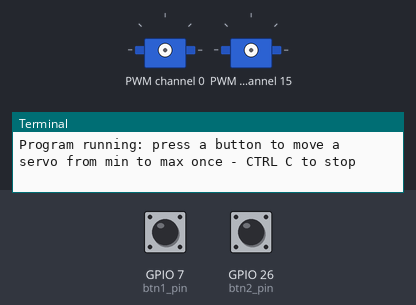
A program run on a simulated Raspberry Pi (BCM pin numbers). Shown: 2 × servo, the last lines printed to the terminal. Inputs (shaded band) come from the test bench; at power-on: GPIO 7 (btn1_pin) HIGH, GPIO 26 (btn2_pin) HIGH. Servo angles are drawn from the pulse width (0.5 ms = 0°, 2.5 ms = 180°).

Above: at 1.2 s.
1.3 s: GPIO 7 (btn1_pin) pulled LOW for 3.2 s
At 7.0 s:
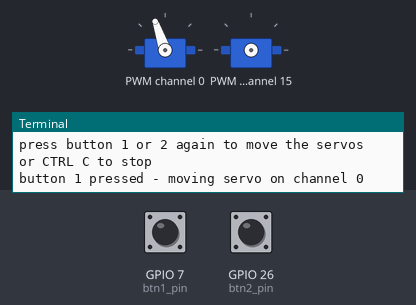
7.5 s: GPIO 26 (btn2_pin) pulled LOW for 0.15 s
At 10.3 s:
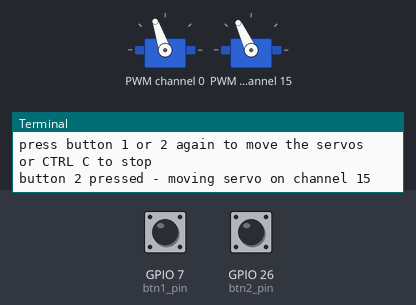
10.6 s: GPIO 7 (btn1_pin) pulled LOW for 0.15 s
At 11.1 s:
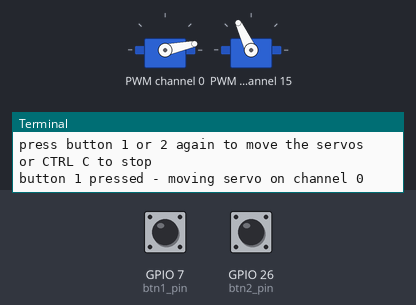
13.7 s: GPIO 7 (btn1_pin) pulled LOW for 1 s
At 16.3 s:
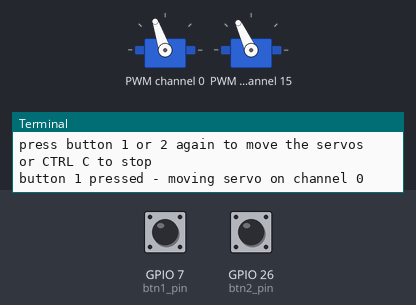
17.2 s: GPIO 26 (btn2_pin) pulled LOW for 1 s
At 18.6 s:
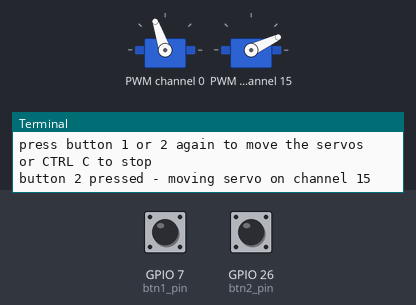
Timing chart, 0 to 20.7 s (numbered marks = the images above; inputs shaded):
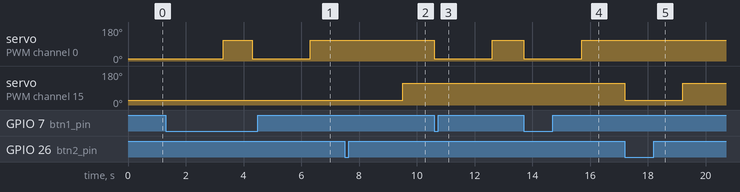

The program:

I2C_2servo_btn.py
```python
#!/usr/bin/python

# RPi PCB version of I2C_2servo_btn.py - servo control using a PCA9685 I2C controller
# moves servos on channels 0 and 15 from min to max position whenever each button is pressed
#
# command:  python3 ./RPi_maker_PCB5/motor_control/servo_motors/I2C_2servo_btn.py
#

import time               # this imports the module to allow various time functions to be used
import RPi.GPIO as GPIO   # this imports the module to allow the GPIO pins to be easily utilised
GPIO.setwarnings(False)

import Adafruit_PCA9685   # this imports a library that interfaces with the I2C servo control board (PCA9685)
                          #   and provides a set of PWM (pulse width modulation) functions the board can supply
# use i2cdetect -y 1 to check what is connected

# This code sets the RPi to use the BCM (Broadcom) pin numbers which is usually the default but is positively set here
GPIO.setmode(GPIO.BCM)

btn1_pin = 7   # this is the GPIO pin that one side of the tactile button 1 is connected to

btn2_pin = 26  # this is the GPIO pin that one side of the tactile button 2 is connected to

GPIO.setup(btn1_pin, GPIO.IN, pull_up_down=GPIO.PUD_UP)
# this is a special setting that indicates when a pin changes from LOW to HIGH ie when the button is pressed
GPIO.setup(btn2_pin, GPIO.IN, pull_up_down=GPIO.PUD_UP)
# this is a special setting that indicates when a pin changes from LOW to HIGH ie when the button is pressed

# this is a function to indicate when either button 1 or 2 is pressed
def btn_pressed(btnpin1, btnpin2):
    # if either button is pressed its GPIO.input will report FALSE
    if not GPIO.input(btnpin1):
        #print("button 1 pressed") # remove the # in front of the print to uncomment this debug output
        return 1
    if not GPIO.input(btnpin2):
        #print("button 2 pressed") # remove the # in front of the print to uncomment this debug output
        return 2

# Initialise the servo control board assuming it has its
#  default address hex 40 (0x40) and is the only device on the bus
#  this can be checked by running "sudo i2cdetect -y 1"
#  for all recent RPi models the port# is 1 in the above 'detect' command - but for pre-Oct'12 models it is 0
pwm = Adafruit_PCA9685.PCA9685()

# If for some reason the I2C device set up is not the default then use the following:
#    pwm = Adafruit_PCA9685.PCA9685(address=0x??, busnum=?)


pwm.set_pwm_freq(50)   # set the PWM frequency to 50Hz - as per the SG90 data sheet.

# set the min and max servo pulse lengths

# min: 1ms pulse length ie should be 205 steps out of 4096 but fine tuned for the specific servo - see the support documentation for more details
servo1_min = 130   # channel 0 left hand servo

# mid: 1.5ms pulse length ie should be 308 steps out of 4096 but fine tuned for the specific servo - see the support documentation for more details
servo1_mid = 350   # channel 0 left hand servo

# max: 2ms pulse length ie should be 410 steps out of 4096 but fine tuned for the specific servo - see the support documentation for more details
servo1_max = 580   # channel 0 left hand servo

# min: 1ms pulse length ie should be 205 steps out of 4096 but fine tuned for the specific servo - see the support documentation for more details
servo2_min = 160   # channel 15 right hand servo

# mid: 1.5ms pulse length ie should be 308 steps out of 4096 but fine tuned for the specific servo - see the support documentation for more details
servo2_mid = 365   # channel 15 right hand servo

# max: 2ms pulse length ie should be 410 steps out of 4096 but fine tuned for the specific servo - see the support documentation for more details
servo2_max = 615   # channel 15 right hand servo

print("Program running: press a button to move a servo from min to max once - CTRL C to stop")
try:    # this loop is not strictly necessary but it does allow the script to be easily stopped with CTRL-C
    while True:  # this is the loop that checks if a button is pressed and moves each servo arm if it is
        btn_state = btn_pressed(btn1_pin, btn2_pin)
        #print("button state: " + str(btn_state))  # remove the # in front of the print to uncomment this debug output
        while btn_pressed(btn1_pin, btn2_pin) != 1 and btn_pressed(btn1_pin, btn2_pin) != 2 :
            pass                         # if neither button pressed just loop endlessly

        if btn_state == 1:  # button 1 pressed so move servo on channel O between extremes.
            print("button 1 pressed - moving servo on channel 0")
            pwm.set_pwm(0, 0, servo1_min)
            time.sleep(1)
            pwm.set_pwm(0, 0, servo1_max)
            time.sleep(1)
            pwm.set_pwm(0, 0, servo1_mid)
            time.sleep(1)

        if btn_state == 2:  # button 2 pressed so move servo on channel 15 between extremes.
            print("button 2 pressed - moving servo on channel 15")
            pwm.set_pwm(15, 0, servo2_min)
            time.sleep(1)
            pwm.set_pwm(15, 0, servo2_max)
            time.sleep(1)
            pwm.set_pwm(15, 0, servo2_mid)
            time.sleep(1)

        print("press button 1 or 2 again to move the servos or CTRL C to stop")

finally:  # this code is run when the try is interrupted with a CTRL-C
    print(" ")
    print("Cleaning up the GPIO pins before stopping")
    print(" ")
    print(" ")
    print(" ")
    GPIO.cleanup()

# The cleanup command sets all the pins back to inputs which protects the
# Pi from accidental shorts-circuits if something metal touches the GPIO pins.
```

Measured:
- after the input at 1.3 s, servo on PWM channel 0: 12° → 109° after 2.0 s, → 12° 1.0 s later, → 109° 2.0 s later
- after the input at 7.5 s, servo on PWM channel 15: 25° → 115° after 2.0 s
- after the input at 10.6 s, servo on PWM channel 0: 109° → 12° at once, → 109° 2.0 s later
- after the input at 13.7 s, servo on PWM channel 0: 109° → 12° at once, → 109° 2.0 s later
- after the input at 17.2 s, servo on PWM channel 15: 115° → 25° at once, → 115° 2.0 s later
